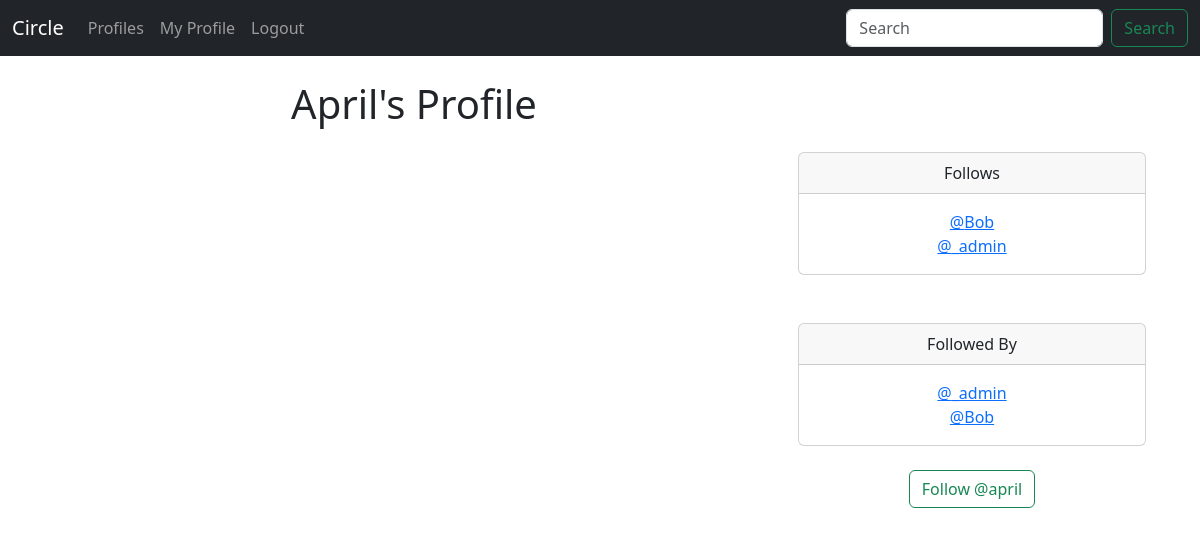
/profile/3 (signed in), run on an earlier commit of the app's database.
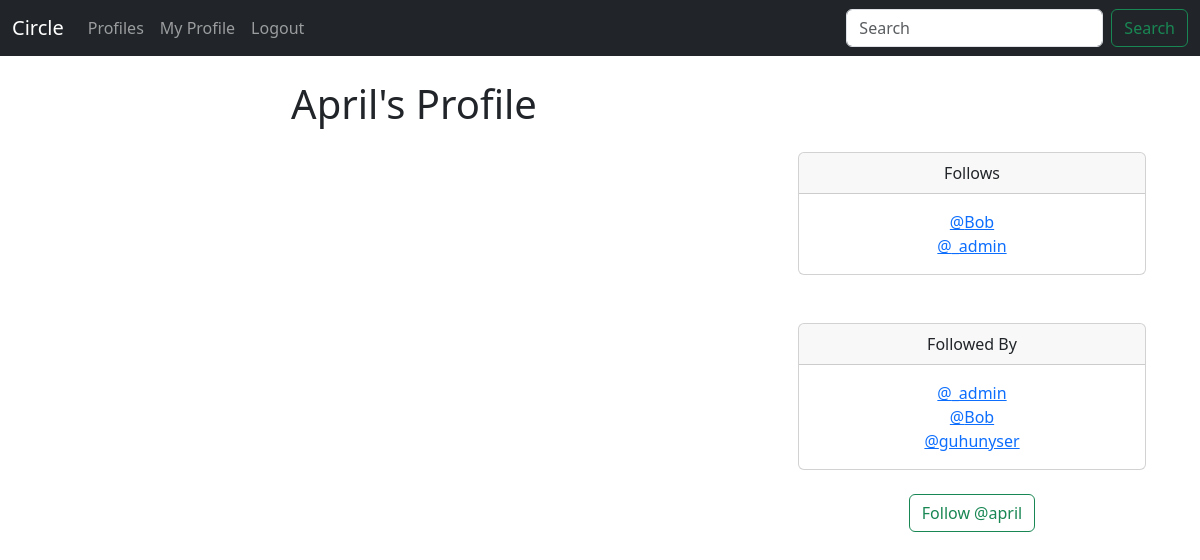
And on a later commit of the database.
### circle/models.py (models this page shows)
class Profile(models.Model):
    user = models.OneToOneField( User, on_delete=models.CASCADE)
    follows = models.ManyToManyField("self",
        related_name="followed_by",
        symmetrical=False,
        blank=True)
    date_modified = models.DateTimeField(User, auto_now=True)
    def __str__(self):
        return self.user.username

### circle/views.py (the view, shortened to what this page needs)
# urls.py: path('profile/<int:pk>', views.profile, name='profile' ),
def profile(request,pk):
    if request.user.is_authenticated:
        profile = Profile.objects.get(user_id=pk)
        noises = Noise.objects.filter(user_id=pk).order_by("-created_at")
        return render(request, "profile.html", {"profile":profile, "noises":noises})
    else:
        messages.success(request, ("You must be logged in to View Page..."))
        return redirect('home')

### circle/templates/profile.html (shortened to what this page needs)
{% extends 'base.html' %}
{% block content %}
{% if profile %}
<div class="container text-center">
    <div class="row">
        <div class="col-8">
            <h1>{{ profile.user.username }}'s Profile</h1>
            <br/>
              </div>
<div class="col-4">
  <br/><br/><br/>
    <div class="card">
        <div class="card-header">
         Follows
        </div>
        <div class="card-body">
          <p class="card-text">
            {% for following in profile.follows.all %}
              <a href="{% url 'profile' following.user.id %}">@{{ following }}</a><br/>
            {% endfor %}
          </p>
        </div>
      </div>
   <br/><br/>
   <div class="card">
    <div class="card-header">
       Followed By
    </div>
    <div class="card-body">
      <p class="card-text">
        {%  for following  in profile.followed_by.all %}
        <a href="{% url 'profile' following.user.id %}">@{{ following }}</a><br/>
        {% endfor %}
      </p>
    </div>
  </div><br/>
  <form method=POST>
    {% if profile in user.profile.follows.all %}
      <button class="btn btn-outline-danger" name="follow" value="unfollow" type="submit">
        Unfollow @{{ profile.user.username |lower }}
      </button>
    {% else %}
    <button class="btn btn-outline-success" name="follow" value="follow" type="submit">
      Follow @{{ profile.user.username | lower }}
    </button><br/>
</div>
</div>
</div>
{% endif %}
{% endif %}
{% endblock %}

What changed in the data, as far as the page shows it:
added Profile: user.username "guhunyser"
